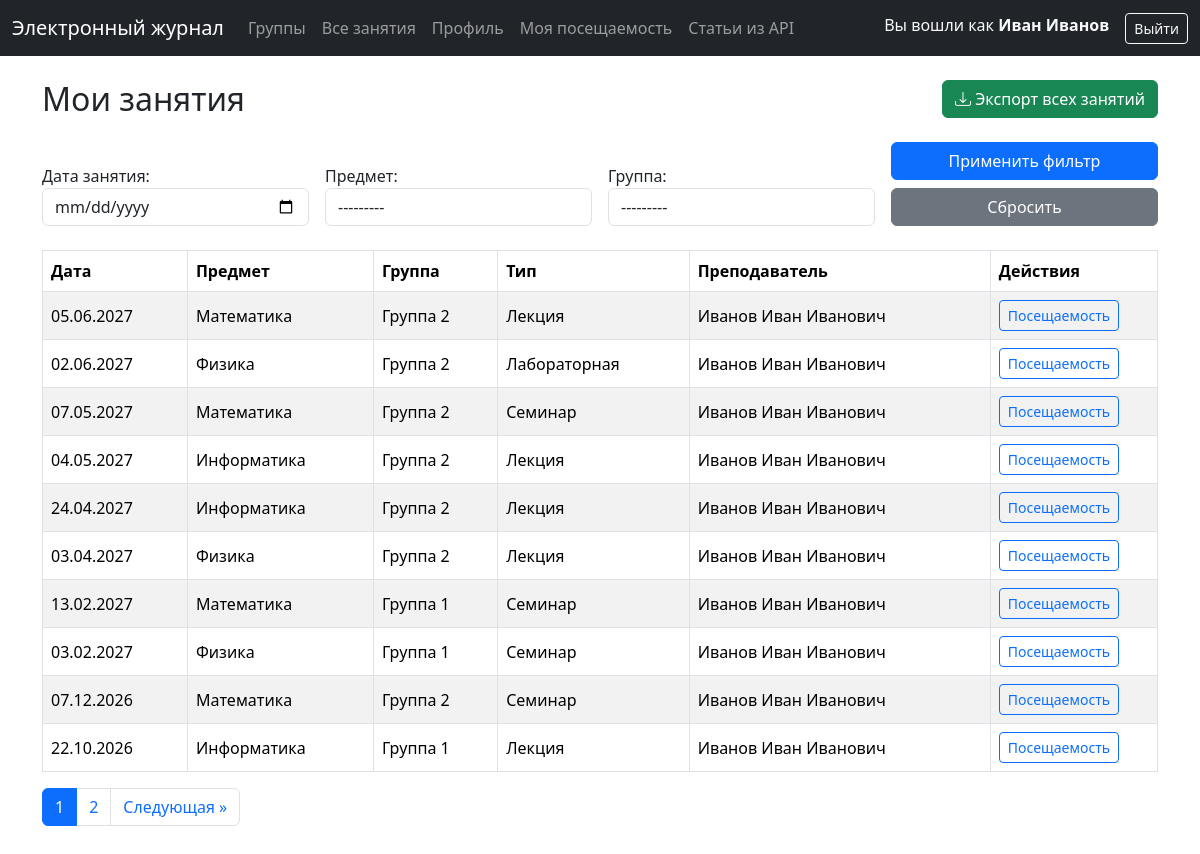
Screenshot of /teacher/lessons/ (signed in) with the database file from the repository.
### users/models.py (models this page shows)
class User(AbstractUser):
    username = models.CharField(
        max_length=150,
        unique=True,
        verbose_name='Логин',
        help_text='Латиница, цифры и @#$%^&+=!_.-/?*()',
    )
    @property
    def is_student(self):
        return hasattr(self, 'student')
    @property
    def is_teacher(self):
        return hasattr(self, 'teacher')
    def get_full_name(self):
        if self.first_name and self.last_name:
            return f"{self.first_name} {self.last_name}"
        return self.username
    class Meta:
        constraints = [
            models.CheckConstraint(
                name='username_allowed_chars',
                check=Q(username__regex=ALLOWED_RE),
            ),
        ]

### journal/models.py (models this page shows, shortened)
class Lesson(models.Model):
    id_lesson = models.CharField(max_length=100, verbose_name='Номер занятия в расписании')
    id_group = models.ForeignKey(Group, on_delete=models.PROTECT, verbose_name='Номер группы')
    id_subject = models.ForeignKey(Subject, on_delete=models.PROTECT, verbose_name='Предмет')
    id_teacher = models.ForeignKey(Teacher, on_delete=models.PROTECT, verbose_name='ID учителя')
    type = models.ForeignKey(Type_lesson, on_delete=models.PROTECT, blank=True, verbose_name='Тип занятия')
    topic = models.CharField(max_length=200, blank=True, verbose_name='Тема занятия')
    date = models.DateField()
    status = models.BooleanField(default=False)
    period = models.ForeignKey(Period, on_delete=models.PROTECT, verbose_name='Период')
    time_create = models.DateField(auto_now_add=True, blank=True, verbose_name='Время создания')
    time_update = models.DateField(auto_now=True, blank=True, verbose_name='Время обновления')
    changed_by = models.ForeignKey(User, on_delete=models.PROTECT, blank=True, null=True, verbose_name='Создал')
    history = HistoricalRecords()
    class Meta:
        verbose_name = 'Занятие'
        verbose_name_plural = 'Занятия'
        ordering = ['-date']
    @property
    def _history_user(self):
        return self.changed_by

class Subject(models.Model):
    name = models.CharField(max_length=200, unique=True)
    history = HistoricalRecords()
    class Meta:
        verbose_name = 'Предмет'
        verbose_name_plural = 'Предметы'
        ordering = ['name']
    def __str__(self):
        return self.name

class Group(models.Model):
    id_group = models.CharField(max_length=100, unique=True, verbose_name='Номер группы')
    name = models.CharField(max_length=200, verbose_name='Группа')
    year_priem = models.CharField(max_length=200, verbose_name='Год приема')
    study_form = models.CharField(max_length=200, blank=True, null=True, verbose_name='Форма обучения')
    level = models.CharField(max_length=200, blank=True, null=True, verbose_name='Уровень')
    faculty = models.CharField(max_length=200, blank=True, null=True, verbose_name='Факультет')
    department = models.CharField(max_length=200, blank=True, null=True, verbose_name='Подразделение')
    term_number = models.CharField(max_length=2, blank=True, verbose_name='Период')
    number_of_active_students = models.CharField(max_length=2, blank=True, verbose_name='Количество студентов')
    status = models.BooleanField(default=False, blank=True)
    semestr = models.CharField(max_length=10, blank=True, verbose_name='Семестр')
    history = HistoricalRecords()
    class Meta:
        unique_together = [("id_group", "name")]
        verbose_name = 'Группа'
        verbose_name_plural = 'Группы'
        ordering = ['name']
    def __str__(self):
        return f'{self.name}'

class Type_lesson(models.Model):
    id_type = models.CharField(max_length=100, unique=True, verbose_name='ID')
    name = models.CharField(max_length=200, unique=True, verbose_name='Тип занятия')
    history = HistoricalRecords()
    class Meta:
        verbose_name = 'Тип занятия'
        verbose_name_plural = 'Типы занятий'

class Teacher(models.Model):
    user = models.OneToOneField(settings.AUTH_USER_MODEL, on_delete=models.PROTECT, verbose_name='Пользователь')
    id_teacher = models.CharField(max_length=100, unique=True)
    last_name = models.CharField(max_length=200, verbose_name='Фамилия')
    first_name = models.CharField(max_length=200, verbose_name='Имя')
    second_name = models.CharField(max_length=200, verbose_name='Отчество')
    subjects = models.ManyToManyField(Subject, verbose_name='Предметы', blank=True)
    academic_degree = models.CharField(max_length=200, verbose_name='Степень', blank=True)
    position = models.CharField(max_length=200, verbose_name='Должность', blank=True, null=True)
    status = models.BooleanField(default=True, blank=True, null=True)
    history = HistoricalRecords()
    class Meta:
        verbose_name = 'Преподаватель'
        verbose_name_plural = 'Преподаватели'
        ordering = ['last_name']

### journal/views.py (the view)
# urls.py: path("teacher/lessons/", views.LessonListView.as_view(), name="teacher-lessons-all"),
class LessonListView(LoginRequiredMixin, TeacherRequiredMixin, ListView):
    model = Lesson
    template_name = "teacher/lessons.html"
    context_object_name = "lessons"
    paginate_by = 10
    def get_queryset(self):
        group_id = self.kwargs.get("group_id")
        if group_id:
            self.group = get_object_or_404(Group, pk=group_id)
            queryset = Lesson.objects.filter(id_group=self.group)
        else:
            queryset = Lesson.objects.filter(id_teacher=self.request.user.teacher)
        self.filter_form = LessonFilterForm(self.request.GET)
        if self.filter_form.is_valid():
            cd = self.filter_form.cleaned_data
            if cd.get('date'):
                queryset = queryset.filter(date=cd['date'])
            if cd.get('subject'):
                queryset = queryset.filter(id_subject=cd['subject'])
            if cd.get('group'):
                queryset = queryset.filter(id_group=cd['group'])
        return queryset.select_related("id_subject", "id_teacher", "type", "period").order_by("-date")
    def get_context_data(self, **kwargs):
        context = super().get_context_data(**kwargs)
        group = getattr(self, "group", None)
        if group:
            context["group"] = group
            context["title"] = f"Занятия группы {group.name}"
        else:
            context["title"] = "Мои занятия"
        context["filter_form"] = getattr(self, 'filter_form', LessonFilterForm())
        query_params = self.request.GET.copy()
        if 'page' in query_params:
            query_params.pop('page')
        context["filter_params"] = query_params.urlencode()
        return context

### journal/filters.py
class LessonFilterForm(forms.Form):
    date = forms.DateField(
        required=False,
        label="Дата занятия",
        widget=forms.DateInput(attrs={"type": "date", "class": "form-control"})
    )
    subject = forms.ModelChoiceField(
        required=False,
        label="Предмет",
        queryset=Subject.objects.all(),
        widget=forms.Select(attrs={"class": "form-control"})
    )
    group = forms.ModelChoiceField(
        required=False,
        label="Группа",
        queryset=Group.objects.all(),
        widget=forms.Select(attrs={"class": "form-control"})
    )

### journal/mixins.py (called while the page is built)
    def test_func(self):
        user = self.request.user
        if not user.is_authenticated:
            return False
        return hasattr(user, 'teacher') and user.teacher is not None

### templates/teacher/lessons.html (shortened to what this page needs)
{% extends "base.html" %}
{% block content %}
<div class="d-flex justify-content-between align-items-center mb-4">
    <h2 class="mb-0">
        {% if group %}Занятия группы {{ group.name }} {% else %}Мои занятия{% endif %}
    </h2>
    {% if not group %}
    <a href="{% url 'export-lessons' %}" class="btn btn-success">
        <i class="bi bi-download"></i> Экспорт всех занятий
    </a>
    {% endif %}
</div>
<form method="get" action="" class="mb-4">
    <div class="row g-3 align-items-end">
        <div class="col-md-3">
            {{ filter_form.date.label_tag }}
            {{ filter_form.date }}
        </div>
        <div class="col-md-3">
            {{ filter_form.subject.label_tag }}
            {{ filter_form.subject }}
        </div>
        <div class="col-md-3">
            {{ filter_form.group.label_tag }}
            {{ filter_form.group }}
        </div>
        <div class="col-md-3">
            <button type="submit" class="btn btn-primary w-100">Применить фильтр</button>
            <a href="{% if group %}{% url 'teacher-group-lessons' group.id %}{% else %}{% url 'teacher-lessons-all' %}{% endif %}"
               class="btn btn-secondary w-100 mt-2">
                Сбросить
            </a>
        </div>
    </div>
</form>
<table class="table table-striped table-bordered align-middle">
    <thead>
        <tr>
            <th>Дата</th>
            <th>Предмет</th>
            <th>Группа</th>
            <th>Тип</th>
            <th>Преподаватель</th>
            <th style="width: 15%">Действия</th>
        </tr>
    </thead>
    <tbody>
        {% for lesson in lessons %}
        <tr>
            <td>{{ lesson.date|date:"d.m.Y" }}</td>
            <td>{{ lesson.id_subject.name }}</td>
            <td>{{ lesson.id_group.name }}</td>
            <td>{{ lesson.type.name }}</td>
            <td>{{ lesson.id_teacher.last_name }} {{ lesson.id_teacher.first_name }}{% if lesson.id_teacher.second_name %} {{ lesson.id_teacher.second_name }}{% endif %}</td>
            <td>
                <a href="{% url 'teacher-lesson-attendance' lesson.id %}" class="btn btn-sm btn-outline-primary">
                    Посещаемость
                </a>
            </td>
        </tr>
        {% empty %}
        <tr>
            <td colspan="6" class="text-center text-muted">Нет данных о занятиях.</td>
        </tr>
        {% endfor %}
    </tbody>
</table>
{% if is_paginated %}
<nav aria-label="Страницы">
    <ul class="pagination">
        {% for num in page_obj.paginator.page_range %}
        <li class="page-item {% if num == page_obj.number %}active{% endif %}">
            <a class="page-link" href="?page={{ num }}{% if filter_params %}&{{ filter_params }}{% endif %}">
                {{ num }}
            </a>
        </li>
        {% endfor %}
        {% if page_obj.has_next %}
        <li class="page-item">
            <a class="page-link" href="?page={{ page_obj.next_page_number }}{% if filter_params %}&{{ filter_params }}{% endif %}">
                Следующая &raquo;
            </a>
        </li>
        {% endif %}
    </ul>
</nav>
{% endif %}
{% endblock content %}

### templates/base.html (shortened to what this page needs)
<!DOCTYPE html>
<html lang="ru">
<head>
    <link href="https://cdn.jsdelivr.net/npm/bootstrap@5.3.2/dist/css/bootstrap.min.css" rel="stylesheet">
    {% load static %}
    <link href="{% static 'journal/css/styles.css' %}" rel="stylesheet">
    <link rel="stylesheet" href="https://cdn.jsdelivr.net/npm/bootstrap-icons@1.11.3/font/bootstrap-icons.min.css">
</head>
<body>
    <nav class="navbar navbar-expand-lg navbar-dark bg-dark">
        <div class="container-fluid">
            <a class="navbar-brand" href="{% url 'home' %}">Электронный журнал</a>
            <div class="collapse navbar-collapse" id="navbarSupportedContent">
                {% if user.is_authenticated %}
                <ul class="navbar-nav me-auto mb-2 mb-lg-0">
                    {% if user.is_teacher %}
                    <li class="nav-item">
                        <a class="nav-link" href="{% url 'teacher-groups' %}">Группы</a>
                    </li>
                    <li class="nav-item">
                        <a class="nav-link" href="{% url 'teacher-lessons-all' %}">Все занятия</a>
                    </li>
                    {% endif %}
                    {% if user.is_student %}
                    <li class="nav-item">
                        <a class="nav-link" href="{% url 'student-profile' %}">Профиль</a>
                    </li>
                    <li class="nav-item">
                        <a class="nav-link" href="{% url 'student-attendance' %}">Моя посещаемость</a>
                    </li>
                    {% endif %}
                    <li class="nav-item">
                        <a class="nav-link" href="{% url 'api-women' %}">Статьи из API</a>
                    </li>
                </ul>
                <ul class="navbar-nav ms-auto">
                    <li class="nav-item">
                        <span class="navbar-text text-light me-3">
                            Вы вошли как <strong>{{ user.get_full_name|default:user.username }}</strong>
                        </span>
                    </li>
                    <li class="nav-item">
                        <form method="post" action="{% url 'logout' %}" style="display: inline;">
                            <button type="submit" class="btn btn-outline-light btn-sm">Выйти</button>
                        </form>
                    </li>
                </ul>
                {% endif %}
            </div>
        </div>
    </nav>
    <div class="container py-4">
        {% block content %}{% endblock content %}
    </div>
</body>
</html>

### rows the page displays
User: get_full_name "Иван Иванов"
Lesson: date "05.06.2027", id_subject.name "Математика", id_group.name "Группа 2", type.name "Лекция", id_teacher.last_name "Иванов", id_teacher.first_name "Иван", id_teacher.second_name "Иванович"
Lesson: date "02.06.2027", id_subject.name "Физика", id_group.name "Группа 2", type.name "Лабораторная", id_teacher.last_name "Иванов", id_teacher.first_name "Иван", id_teacher.second_name "Иванович"
Lesson: date "07.05.2027", id_subject.name "Математика", id_group.name "Группа 2", type.name "Семинар", id_teacher.last_name "Иванов", id_teacher.first_name "Иван", id_teacher.second_name "Иванович"
Lesson: date "04.05.2027", id_subject.name "Информатика", id_group.name "Группа 2", type.name "Лекция", id_teacher.last_name "Иванов", id_teacher.first_name "Иван", id_teacher.second_name "Иванович"
Lesson: date "24.04.2027", id_subject.name "Информатика", id_group.name "Группа 2", type.name "Лекция", id_teacher.last_name "Иванов", id_teacher.first_name "Иван", id_teacher.second_name "Иванович"
Lesson: date "03.04.2027", id_subject.name "Физика", id_group.name "Группа 2", type.name "Лекция", id_teacher.last_name "Иванов", id_teacher.first_name "Иван", id_teacher.second_name "Иванович"
Lesson: date "13.02.2027", id_subject.name "Математика", id_group.name "Группа 1", type.name "Семинар", id_teacher.last_name "Иванов", id_teacher.first_name "Иван", id_teacher.second_name "Иванович"
Lesson: date "03.02.2027", id_subject.name "Физика", id_group.name "Группа 1", type.name "Семинар", id_teacher.last_name "Иванов", id_teacher.first_name "Иван", id_teacher.second_name "Иванович"
Lesson: date "07.12.2026", id_subject.name "Математика", id_group.name "Группа 2", type.name "Семинар", id_teacher.last_name "Иванов", id_teacher.first_name "Иван", id_teacher.second_name "Иванович"
Lesson: date "22.10.2026", id_subject.name "Информатика", id_group.name "Группа 1", type.name "Лекция", id_teacher.last_name "Иванов", id_teacher.first_name "Иван", id_teacher.second_name "Иванович"

### other values shown
{{ filter_form.date.label_tag }} "Дата занятия:"
{{ filter_form.subject.label_tag }} "Предмет:"
{{ filter_form.group.label_tag }} "Группа:"
{{ num }} "1" "2"
